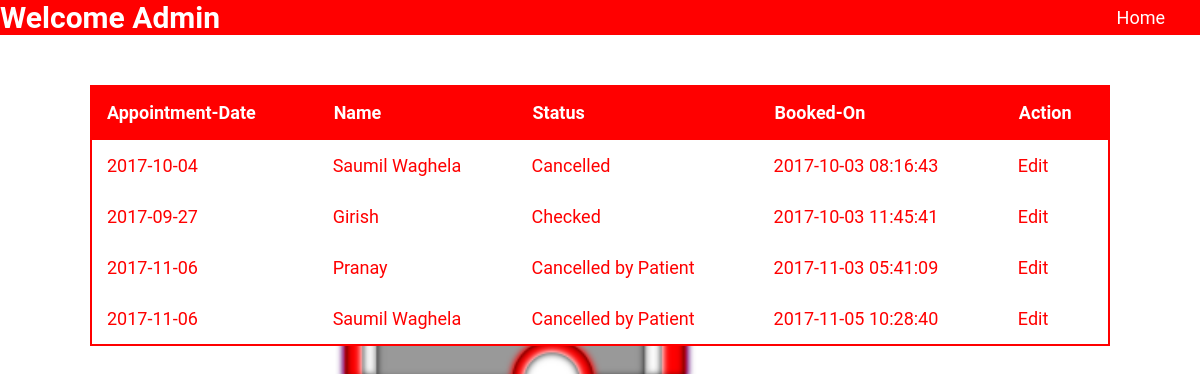
The page /Admin/changebookingstatus.php on the database its author committed.
### tables this page shows
CREATE TABLE `book` (
  `Username` varchar(30) NOT NULL,
  `Fname` varchar(30) NOT NULL,
  `Gender` varchar(10) NOT NULL,
  `CID` int(5) NOT NULL,
  `DID` int(5) NOT NULL,
  `DOV` date NOT NULL,
  `Timestamp` datetime NOT NULL,
  `Status` varchar(100) NOT NULL
);

### Admin/changebookingstatus.php (the view, shortened to what this page needs)
<html>
<head>
    <link rel="stylesheet" href="../main.css">
</head><?php include "../dbconfig.php"; ?>
<body>
<div class="header">
				<ul>
					<li style="float:left;border-right:none"><strong><?php session_start(); echo "Welcome Admin";?></strong></li>
                                        <li><a href="../Admin/mgrmenu.php">Home</a></li>
				</ul>
</div>
<center>
	<?php
	$sql1 = "Select * from book ";
			$result1=mysqli_query($conn, $sql1);
			echo "<table>
					<tr>
					<th>Appointment-Date</th>
					<th>Name</th>
					<th>Status</th>
					<th>Booked-On</th>
                                        <th>Action</th>
					</tr>";
			while($row1 = mysqli_fetch_array($result1))
			{
						echo "<tr>";
								echo "<td>" . $row1['DOV'] . "</td>";
								echo "<td>" . $row1['Fname'] . "</td>";
								echo "<td>" . $row1['Status'] . "</td>";
								echo "<td>" . $row1['Timestamp'] . "</td>";
                                                                echo "<td><a href=edit.php?id=".$row1['id'].">Edit</a></td>";
								echo "</tr>";
				}
	?>
</center>
</body>
</html>

### main.css (style rules this page uses)
body, html { background-color:white ; height: 100%; margin: 0; background-position: 0 7px; background-repeat: no-repeat; background-size: cover; position: relative; font-family: 'Roboto', sans-serif; background-image: url(images/gmans.png) ; background-position: center; }
tr:nth-child(even) { background-color: grey; }
html * { -webkit-font-smoothing: antialiased; -moz-osx-font-smoothing: grayscale; }
a { font-size: 18px; color: white; text-decoration: none; font-family: 'Roboto', sans-serif; }
strong { color: white; font-size: 30px; font-family: 'Roboto', sans-serif; }
ul { list-style-type: none; margin: 0; padding: 0; overflow: hidden; background-color: red; font-family: 'Roboto', sans-serif; }
li { float: right; font-family: 'Roboto', sans-serif; }
li a { display: block; color: white; text-align: center; padding: 7px 35px; text-decoration: none; font-family: 'Roboto', sans-serif; }

### Admin/changebookingstatus.php (style rules this page uses)
table { width: 85%; border-collapse: collapse; border: 2px solid red; padding: 5px; font-size: 18px; margin-top: 50px; border-radius: 3px; }
th { border: 2px solid red; background-color: red; color: white; text-align: left; font-family: 'Roboto', sans-serif; padding:15px; text-align: left; }
tr,td { padding:15px; text-align: left; background-color: white; color: red; font-family: 'Roboto', sans-serif; }
a { color:red; }

### rows shown on the page
book: DOV "2017-10-04", Fname "Saumil Waghela", Status "Cancelled", Timestamp "2017-10-03 08:16:43"
book: DOV "2017-09-27", Fname "Girish", Status "Checked", Timestamp "2017-10-03 11:45:41"
book: DOV "2017-11-06", Fname "Pranay", Status "Cancelled by Patient", Timestamp "2017-11-03 05:41:09"
book: DOV "2017-11-06", Fname "Saumil Waghela", Status "Cancelled by Patient", Timestamp "2017-11-05 10:28:40"
